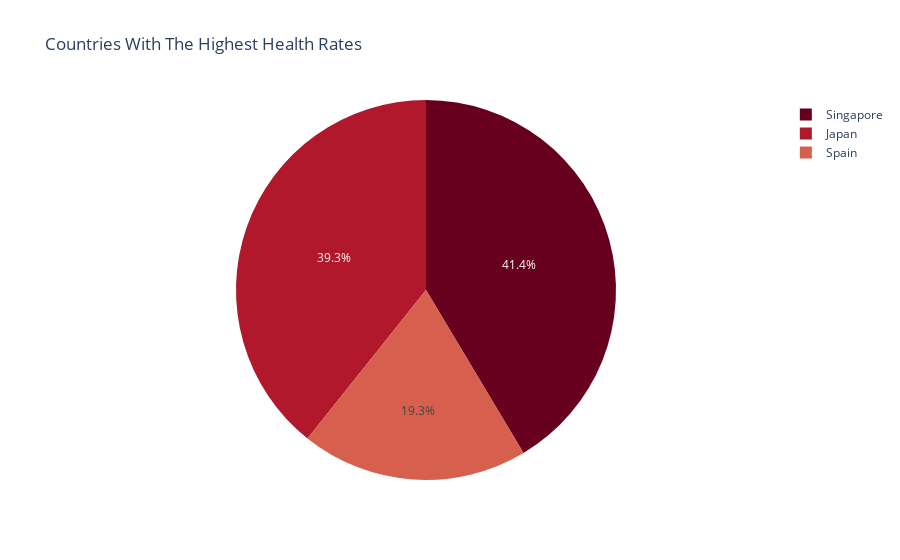

Write notebook code for a chart like this one.
### Markdown cell above
#### 5.8 Which country has the highest health rates?

### Code cell
fig = px.pie(data.nlargest(5, 'health'), values='health', names='Country', title='Countries With The Highest Health Rates', color_discrete_sequence=px.colors.sequential.RdBu)
fig.show()

### Figure 1 — Plotly figure (JSON) as saved in the notebook; plotly's stock layout.template omitted (floating-point values rounded to 4 significant figures)
{"data": [{"domain": {"x": [0, 1], "y": [0, 1]}, "hovertemplate": "Country=%{label}<br>health=%{value}<extra></extra>", "labels": ["Singapore", "Singapore", "Japan", "Japan", "Spain"], "legendgroup": "", "name": "", "showlegend": true, "type": "pie", "values": [1.141, 1.138, 1.088, 1.073, 1.062]}], "layout": {"legend": {"tracegroupgap": 0}, "piecolorway": ["rgb(103,0,31)", "rgb(178,24,43)", "rgb(214,96,77)", "rgb(244,165,130)", "rgb(253,219,199)", "rgb(247,247,247)", "rgb(209,229,240)", "rgb(146,197,222)", "rgb(67,147,195)", "rgb(33,102,172)", "rgb(5,48,97)"], "title": {"text": "Countries With The Highest Health Rates"}}}
